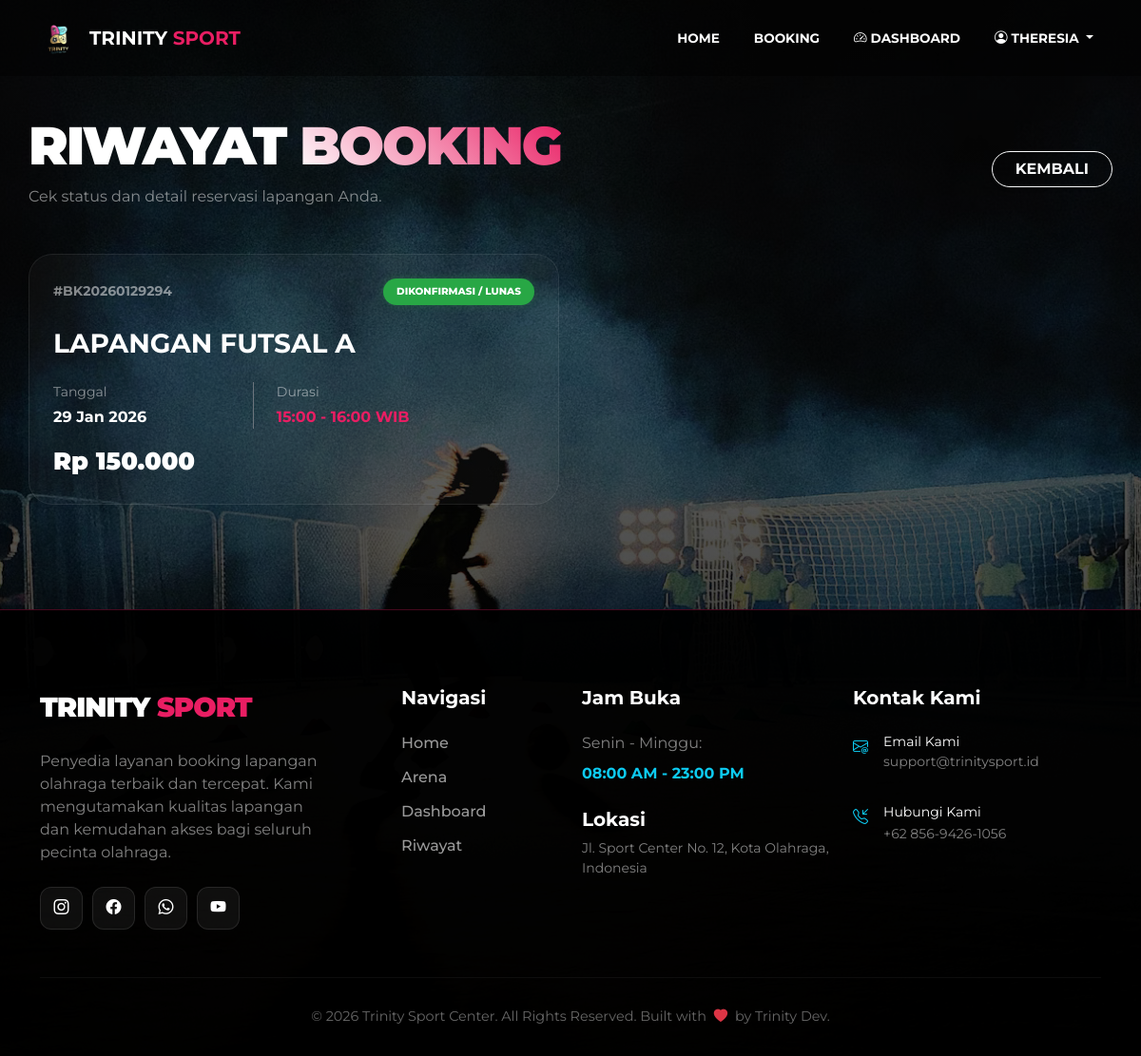
Before: /user/riwayat.php (signed in) with the older database file.
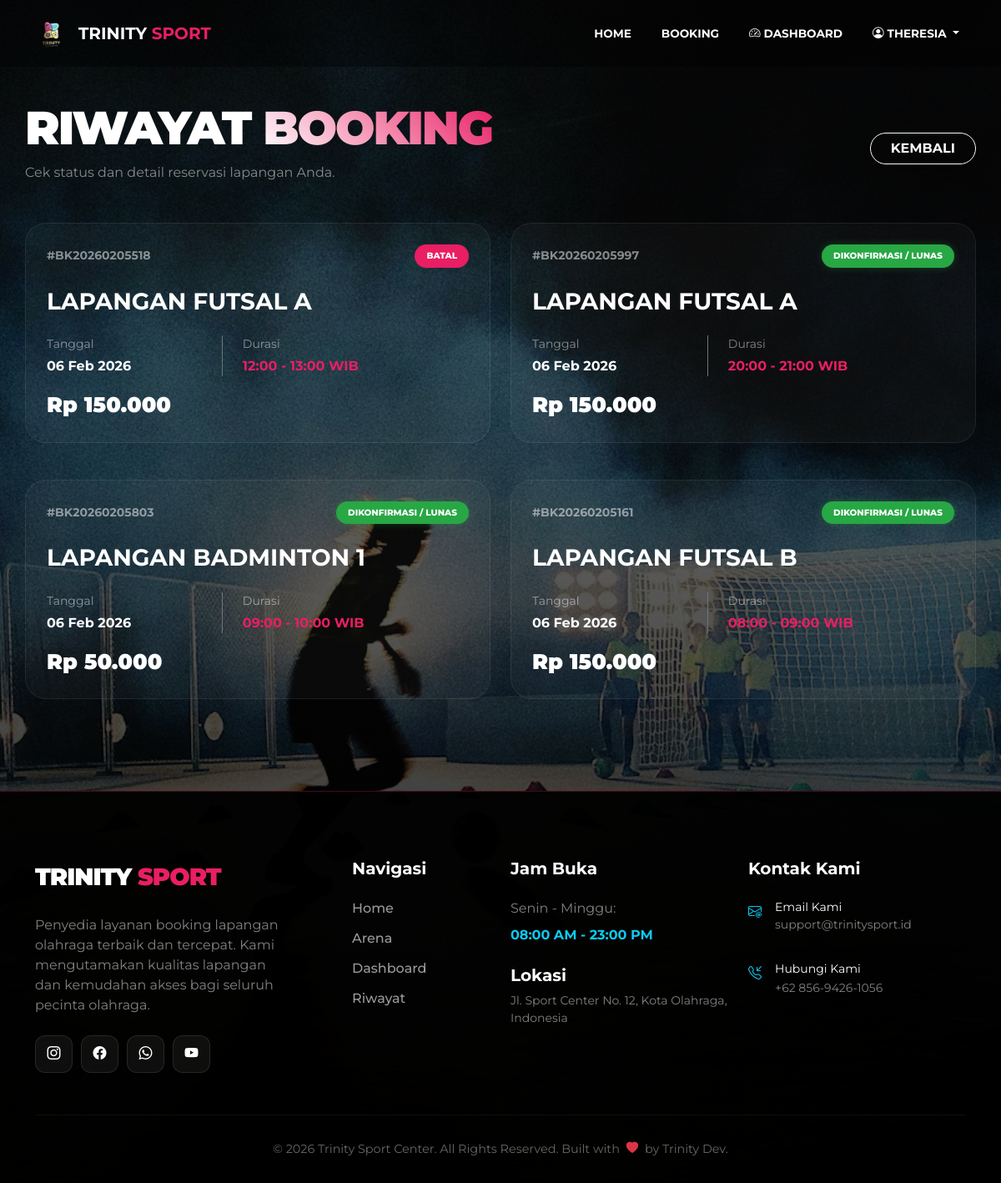
After: the same page with the newer database file.
### tables this page shows
CREATE TABLE `booking` (
  `id_booking` int(11) NOT NULL,
  `kode_booking` varchar(15) NOT NULL,
  `id_user` int(11) NOT NULL,
  `id_lapangan` int(11) NOT NULL,
  `tanggal` date NOT NULL,
  `jam_mulai` time NOT NULL,
  `jam_selesai` time NOT NULL,
  `total_harga` int(11) NOT NULL,
  `bukti_transfer` varchar(255) DEFAULT NULL,
  `catatan` text DEFAULT NULL,
  `status` varchar(20) NOT NULL DEFAULT 'menunggu',
  `bukti_bayar` varchar(255) DEFAULT NULL,
  `tgl_input` timestamp NOT NULL DEFAULT current_timestamp()
);

CREATE TABLE `lapangan` (
  `id_lapangan` int(11) NOT NULL,
  `nama_lapangan` varchar(50) NOT NULL,
  `jenis` enum('futsal','badminton') NOT NULL,
  `harga_per_jam` int(11) NOT NULL,
  `foto` varchar(255) DEFAULT NULL
);

### user/riwayat.php (the view, shortened to what this page needs)
<?php
require '../config/database.php';
$id_user = $_SESSION['id_user'];
$query = mysqli_query($conn, "SELECT b.*, l.nama_lapangan, l.jenis
                              FROM booking b
                              JOIN lapangan l ON b.id_lapangan = l.id_lapangan
                              WHERE b.id_user = '$id_user'
                              ORDER BY b.id_booking DESC");
include '../includes/header.php';
?>
<div class="container riwayat-header">
    <div class="d-flex justify-content-between align-items-center flex-wrap gap-3">
        <div>
            <h1 class="riwayat-title">RIWAYAT <span>BOOKING</span></h1>
            <p class="text-white-50">Cek status dan detail reservasi lapangan Anda.</p>
        </div>
        <a href="dashboard.php" class="btn btn-outline-light rounded-pill px-4 fw-bold shadow-sm" style="text-decoration:none; transition: 0.3s;">KEMBALI</a>
    </div>
    <div class="row g-4 mt-2">
        <?php
        if(mysqli_num_rows($query) > 0):
            $delay = 0.1;
            while($row = mysqli_fetch_assoc($query)):
                $tgl = $row['tanggal'];
                $jam_mulai_raw = $row['jam_mulai'];
                $mulai = date('H:i', strtotime($jam_mulai_raw));
                $selesai = date('H:i', strtotime($jam_mulai_raw . ' +1 hour'));
                $total = $row['total_harga'];
                $status_db = strtolower($row['status']);
                $bukti = $row['bukti_bayar'];
                if (empty($bukti)) {
                    $status_text = "Menunggu Pembayaran";
                    $badge_class = "status-pending";
                } elseif ($status_db == 'menunggu' || $status_db == 'menunggu_konfirmasi') {
                    $status_text = "Sedang Diverifikasi";
                    $badge_class = "status-pending";
                } elseif ($status_db == 'dikonfirmasi' || $status_db == 'lunas') {
                    $status_text = "Dikonfirmasi / Lunas";
                    $badge_class = "status-success";
                } else {
                    $status_text = ucfirst($status_db);
                    $badge_class = "status-default";
                }
            ?>
            <div class="col-md-6">
                <div class="history-card" style="animation-delay: <?= $delay; ?>s;">
                    <div class="d-flex justify-content-between align-items-center mb-4">
                        <div class="text-white-50 fw-bold small">#<?= $row['kode_booking']; ?></div>
                        <span class="status-badge <?= $badge_class; ?>">
                            <?= $status_text; ?>
                        </span>
                    </div>
                    <h3 class="fw-bold mb-4 text-uppercase"><?= $row['nama_lapangan']; ?></h3>
                    <div class="row g-0">
                        <div class="col-5 border-end border-secondary">
                            <div class="text-white-50 small mb-1">Tanggal</div>
                            <div class="fw-bold text-white"><?= date('d M Y', strtotime($tgl)); ?></div>
                        </div>
                        <div class="col-7 ps-4">
                            <div class="text-white-50 small mb-1">Durasi</div>
                            <div class="fw-bold" style="color: #e91e63;"><?= $mulai; ?> - <?= $selesai; ?> WIB</div>
                        </div>
                    </div>
                    <div class="d-flex justify-content-between align-items-end">
                        <div class="price-tag">Rp <?= number_format($total, 0, ',', '.'); ?></div>
                    </div>
                </div>
            </div>
            <?php
                $delay += 0.1;
            endwhile;
        endif; ?>
    </div>
</div>
<?php include '../includes/footer.php'; ?>

### includes/header.php (shortened to what this page needs)
<?php
$base_url = (strpos($_SERVER['REQUEST_URI'], '/user/') !== false || strpos($_SERVER['REQUEST_URI'], '/admin/') !== false) ? "../" : "";
?>
<!DOCTYPE html>
<html lang="id">
<head>
    <link href="https://cdn.jsdelivr.net/npm/bootstrap@5.3.0/dist/css/bootstrap.min.css" rel="stylesheet">
    <link rel="stylesheet" href="https://cdnjs.cloudflare.com/ajax/libs/animate.css/4.1.1/animate.min.css"/>
    <link rel="stylesheet" href="https://cdn.jsdelivr.net/npm/bootstrap-icons@1.11.1/font/bootstrap-icons.css">
</head>
<body>
<nav class="navbar navbar-expand-lg navbar-trinity" id="mainNav">
    <div class="container">
        <a class="navbar-brand d-flex align-items-center" href="<?= $base_url ?>index.php">
            <img src="<?= $base_url ?>assets/images/logo-trinity.png" alt="Logo" style="width: 40px; height: 40px; margin-right: 12px; object-fit: contain;">
             <span class="fw-bold text-white">TRINITY <span style="color: #e91e63;">SPORT</span></span>
        </a>
        <div class="collapse navbar-collapse" id="navbarNav">
            <div class="ms-auto d-flex align-items-center navbar-nav">
                <a class="nav-link" href="<?= $base_url ?>index.php">Home</a>
                <a class="nav-link" href="<?= $base_url ?>index.php#lapangan">Booking</a>
                <?php if (isset($_SESSION['id_user'])): ?>
                    <a class="nav-link text-info" href="<?= $base_url ?><?= $_SESSION['role'] ?>/dashboard.php">
                        <i class="bi bi-speedometer2"></i> Dashboard
                    </a>
                    <div class="nav-item dropdown">
                        <a class="nav-link dropdown-toggle text-white fw-bold" href="javascript:void(0)" id="userDropdownTrigger" role="button">
                            <i class="bi bi-person-circle"></i> <?= strtoupper($_SESSION['nama']); ?>
                        </a>
                    </div>
                <?php else: ?>
                    <a class="nav-link" href="<?= $base_url ?>login.php">Login</a>
                    <a class="btn-pink-nav" href="<?= $base_url ?>register.php">Register</a>
                <?php endif; ?>
            </div>
        </div>
    </div>
</nav>
</body>
</html>

### includes/footer.php (shortened to what this page needs)
<?php
$current_dir = dirname($_SERVER['PHP_SELF']);
$base_url = (basename($current_dir) == 'user' || basename($current_dir) == 'admin') ? "../" : "";
?>
<footer class="main-footer">
    <div class="container">
        <div class="row g-4">
            <div class="col-lg-4">
                <div class="footer-logo mb-4 text-white">
                    TRINITY <span style="color: #e91e63;">SPORT</span>
                </div>
                <p class="text-white-50 mb-4 pe-lg-5">
                    Penyedia layanan booking lapangan olahraga terbaik dan tercepat. Kami mengutamakan kualitas lapangan dan kemudahan akses bagi seluruh pecinta olahraga.
                </p>
                <div class="d-flex">
                    <a href="#" class="social-icon"><i class="bi bi-instagram"></i></a>
                    <a href="#" class="social-icon"><i class="bi bi-facebook"></i></a>
                    <a href="https://wa.me/6285694261056?text=Halo%20Admin%20Trinity%20Sport,%20saya%20ingin%20tanya%20seputar%20booking%20lapangan." target="_blank" class="social-icon">
                        <i class="bi bi-whatsapp"></i>
                    </a>
                    <a href="#" class="social-icon"><i class="bi bi-youtube"></i></a>
                </div>
            </div>
            <div class="col-lg-2 col-md-4">
                <h5 class="fw-bold mb-4 text-white">Navigasi</h5>
                <a href="<?= $base_url ?>index.php" class="footer-link">Home</a>
                <a href="<?= $base_url ?>index.php#lapangan" class="footer-link">Arena</a>
                <?php if (isset($_SESSION['id_user'])): ?>
                    <a href="<?= $base_url ?>user/dashboard.php" class="footer-link">Dashboard</a>
                    <a href="<?= $base_url ?>user/riwayat.php" class="footer-link">Riwayat</a>
                <?php else: ?>
                    <a href="<?= $base_url ?>login.php" class="footer-link">Login</a>
                    <a href="<?= $base_url ?>register.php" class="footer-link">Daftar</a>
                <?php endif; ?>
            </div>
            <div class="col-lg-3 col-md-4">
                <h5 class="fw-bold mb-4 text-white">Jam Buka</h5>
                <p class="text-white-50 mb-2">Senin - Minggu:</p>
                <p class="text-info fw-bold mb-4">08:00 AM - 23:00 PM</p>
                <h5 class="fw-bold mb-2 text-white">Lokasi</h5>
                <p class="text-white-50 small">Jl. Sport Center No. 12, Kota Olahraga, Indonesia</p>
            </div>
            <div class="col-lg-3 col-md-4">
                <h5 class="fw-bold mb-4 text-white">Kontak Kami</h5>
                <div class="d-flex align-items-start mb-3">
                    <i class="bi bi-envelope-at text-info me-3 mt-1"></i>
                    <div>
                        <p class="mb-0 text-white small">Email Kami</p>
                        <p class="text-white-50 small">support@trinitysport.id</p>
                    </div>
                </div>
                <div class="d-flex align-items-start">
                    <i class="bi bi-telephone-inbound text-info me-3 mt-1"></i>
                    <div>
                        <p class="mb-0 text-white small">Hubungi Kami</p>
                        <a href="https://wa.me/6285694261056" target="_blank" class="text-white-50 small text-decoration-none">
                            +62 856-9426-1056
                        </a>
                    </div>
                </div>
            </div>
        </div>
        <div class="footer-bottom text-center">
            <p class="mb-0">&copy; <?= date('Y'); ?> Trinity Sport Center. All Rights Reserved. Built with <i class="bi bi-heart-fill text-danger mx-1"></i> by Trinity Dev.</p>
        </div>
    </div>
</footer>

### user/riwayat.php (style rules this page uses)
body { background-color: #050505; color: white; font-family: 'Montserrat', sans-serif; overflow-x: hidden; }
.riwayat-header { padding: 120px 0 40px; animation: fadeInUp 0.8s ease-out forwards; }
.riwayat-title { font-size: 3.5rem; font-weight: 900; text-transform: uppercase; letter-spacing: -2px; }
.riwayat-title span { background: linear-gradient(45deg, #fff, #e91e63); -webkit-background-clip: text; -webkit-text-fill-color: transparent; }
.history-card { background: rgba(255, 255, 255, 0.03); backdrop-filter: blur(15px); border: 1px solid rgba(255, 255, 255, 0.08); border-radius: 25px; padding: 25px; margin-bottom: 20px; transition: all 0.3s ease; opacity: 0; animation: fadeInUp 0.6s ease-out forwards; }
.status-badge { padding: 6px 14px; border-radius: 50px; font-weight: 800; font-size: 0.65rem; text-transform: uppercase; }
.status-success { background: #28a745; color: white; box-shadow: 0 0 10px rgba(40, 167, 69, 0.3); }
.status-default { background: #e91e63; color: white; }
.price-tag { font-size: 1.6rem; font-weight: 900; color: white; margin-top: 15px; }

### includes/footer.php (style rules this page uses)
.main-footer { background: rgba(0, 0, 0, 0.95); border-top: 1px solid rgba(233, 30, 99, 0.3); padding: 80px 0 30px; margin-top: 50px; position: relative; z-index: 1000; }
.footer-logo { font-size: 1.8rem; font-weight: 900; letter-spacing: -1px; }
.footer-link { color: rgba(255, 255, 255, 0.6); text-decoration: none; transition: 0.3s; display: block; margin-bottom: 12px; font-weight: 500; position: relative; z-index: 1001; }
.social-icon { width: 45px; height: 45px; background: rgba(255, 255, 255, 0.05); display: inline-flex; align-items: center; justify-content: center; border-radius: 12px; color: white; margin-right: 10px; transition: 0.3s; text-decoration: none; border: 1px solid rgba(255,255,255,0.1); }
.footer-bottom { border-top: 1px solid rgba(255, 255, 255, 0.05); padding-top: 30px; margin-top: 50px; color: rgba(255, 255, 255, 0.4); font-size: 0.9rem; }

Changed rows visible on the page:
added booking: kode_booking "BK20260205518", status "BATAL", id_lapangan.nama_lapangan "LAPANGAN FUTSAL A", tanggal "06 Feb 2026", jam_mulai "12:00", jam_mulai "13:00", total_harga "150.000"
now on this page (row edited): booking: kode_booking "BK20260205997", status "DIKONFIRMASI / LUNAS", id_lapangan.nama_lapangan "LAPANGAN FUTSAL A", tanggal "06 Feb 2026", jam_mulai "20:00", jam_mulai "21:00", total_harga "150.000"
now on this page (row edited): booking: kode_booking "BK20260205803", status "DIKONFIRMASI / LUNAS", id_lapangan.nama_lapangan "LAPANGAN BADMINTON 1", tanggal "06 Feb 2026", jam_mulai "09:00", jam_mulai "10:00", total_harga "50.000"
changed booking: kode_booking "BK20260129294" → "BK20260205161"; id_lapangan.nama_lapangan "LAPANGAN FUTSAL A" → "LAPANGAN FUTSAL B"; tanggal "29 Jan 2026" → "06 Feb 2026"; jam_mulai "15:00" → "08:00"; jam_mulai "16:00" → "09:00"
